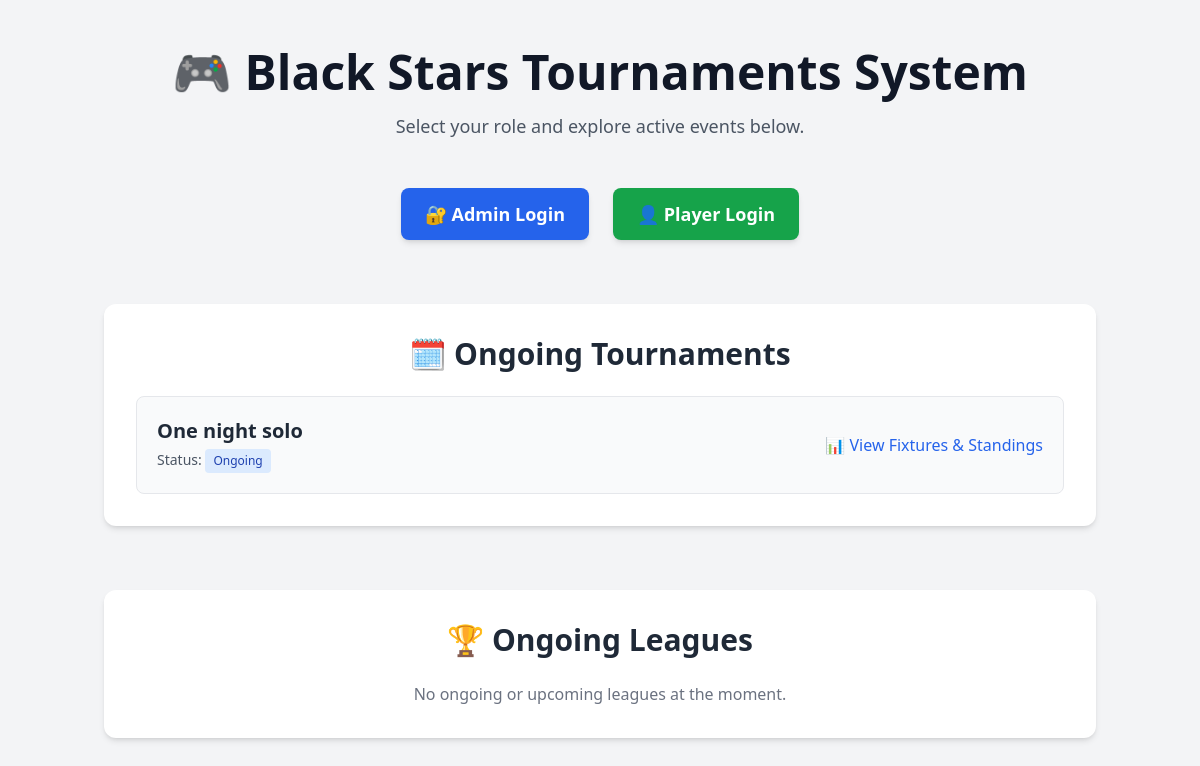
Before: / with the older database file.
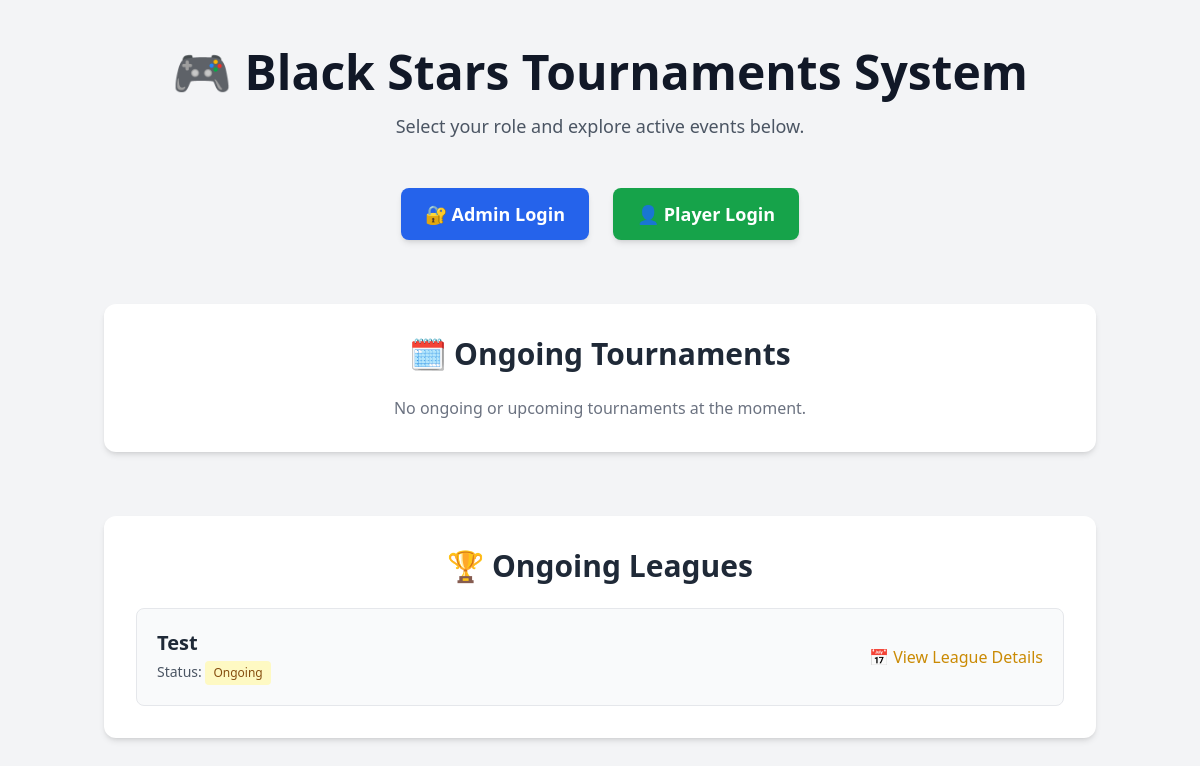
After: the same page with the newer database file.
### tables this page shows
CREATE TABLE `tournaments` (
  `id` int(11) NOT NULL,
  `name` varchar(255) NOT NULL,
  `start_date` date DEFAULT NULL,
  `end_date` date DEFAULT NULL,
  `status` enum('registration','ongoing','completed') DEFAULT 'registration',
  `created_at` timestamp NULL DEFAULT current_timestamp(),
  `description` text DEFAULT NULL
);

CREATE TABLE `leagues` (
  `id` int(11) NOT NULL,
  `name` varchar(100) NOT NULL,
  `description` text DEFAULT NULL,
  `status` enum('upcoming','ongoing','completed') DEFAULT 'upcoming',
  `created_at` timestamp NULL DEFAULT current_timestamp()
);

### index.php (the view, shortened to what this page needs)
<?php
require_once 'config/db.php';
$stmt = $pdo->prepare("SELECT * FROM tournaments WHERE status = 'ongoing' ORDER BY created_at DESC");
$stmt->execute();
$tournaments = $stmt->fetchAll();
$leagueStmt = $pdo->prepare("SELECT * FROM leagues WHERE status = 'ongoing' ORDER BY created_at DESC");
$leagueStmt->execute();
$leagues = $leagueStmt->fetchAll();
?>
<!DOCTYPE html>
<html lang="en">
<head>
    <script src="https://cdn.tailwindcss.com"></script>
</head>
<body class="bg-gray-100 min-h-screen text-gray-800">
    <div class="max-w-5xl mx-auto px-4 py-12">
        <div class="text-center mb-12">
            <h1 class="text-5xl font-extrabold text-gray-900">🎮 Black Stars Tournaments System</h1>
            <p class="mt-4 text-lg text-gray-600">Select your role and explore active events below.</p>
        </div>
        <div class="flex justify-center gap-6 mb-16">
            <a href="admin/login.php" class="bg-blue-600 hover:bg-blue-700 text-white px-6 py-3 rounded-lg text-lg font-semibold shadow-md transition">
                🔐 Admin Login
            </a>
            <a href="player/login.php" class="bg-green-600 hover:bg-green-700 text-white px-6 py-3 rounded-lg text-lg font-semibold shadow-md transition">
                👤 Player Login
            </a>
        </div>
        <section class="mb-16 bg-white p-8 rounded-xl shadow-md">
            <h2 class="text-3xl font-bold text-center mb-6">🗓️ Ongoing Tournaments</h2>
            <?php if (count($tournaments) > 0): ?>
                <div class="grid gap-6">
                    <?php foreach ($tournaments as $t): ?>
                        <div class="bg-gray-50 border border-gray-200 rounded-lg p-5 hover:shadow transition">
                            <div class="flex flex-col sm:flex-row sm:justify-between sm:items-center gap-4">
                                <div>
                                    <h3 class="text-xl font-semibold"><?php echo htmlspecialchars($t['name']); ?></h3>
                                    <p class="text-sm text-gray-600 mt-1">
                                        Status:
                                        <span class="inline-block px-2 py-1 rounded bg-blue-100 text-blue-800 text-xs font-medium">
                                            <?php echo ucfirst($t['status']); ?>
                                        </span>
                                    </p>
                                </div>
                                <a href="../public/tournament_bracket.php?tournament_id=<?php echo $t['id']; ?>" class="text-blue-600 hover:underline font-medium">
                                    📊 View Fixtures & Standings
                                </a>
                            </div>
                        </div>
                    <?php endforeach; ?>
                </div>
            <?php else: ?>
                <p class="text-center text-gray-500 text-md">No ongoing or upcoming tournaments at the moment.</p>
            <?php endif; ?>
        </section>
        <section class="bg-white p-8 rounded-xl shadow-md">
            <h2 class="text-3xl font-bold text-center mb-6">🏆 Ongoing Leagues</h2>
            <?php if (count($leagues) > 0): ?>
                <div class="grid gap-6">
                    <?php foreach ($leagues as $l): ?>
                        <div class="bg-gray-50 border border-gray-200 rounded-lg p-5 hover:shadow transition">
                            <div class="flex flex-col sm:flex-row sm:justify-between sm:items-center gap-4">
                                <div>
                                    <h3 class="text-xl font-semibold"><?php echo htmlspecialchars($l['name']); ?></h3>
                                    <p class="text-sm text-gray-600 mt-1">
                                        Status:
                                        <span class="inline-block px-2 py-1 rounded bg-yellow-100 text-yellow-800 text-xs font-medium">
                                            <?php echo ucfirst($l['status']); ?>
                                        </span>
                                    </p>
                                </div>
                                <a href="../public/league_view.php?league_id=<?php echo $l['id']; ?>" class="text-yellow-600 hover:underline font-medium">
                                    📅 View League Details
                                </a>
                            </div>
                        </div>
                    <?php endforeach; ?>
                </div>
            <?php else: ?>
                <p class="text-center text-gray-500 text-md">No ongoing or upcoming leagues at the moment.</p>
            <?php endif; ?>
        </section>
    </div>
</body>
</html>

Changed rows visible on the page:
removed tournaments: name "One night solo", status "Ongoing"
added leagues: name "Test", status "Ongoing"
Other visible differences:
text no longer shown: "No ongoing or upcoming leagues at the moment."
text now shown: "No ongoing or upcoming tournaments at the moment."
